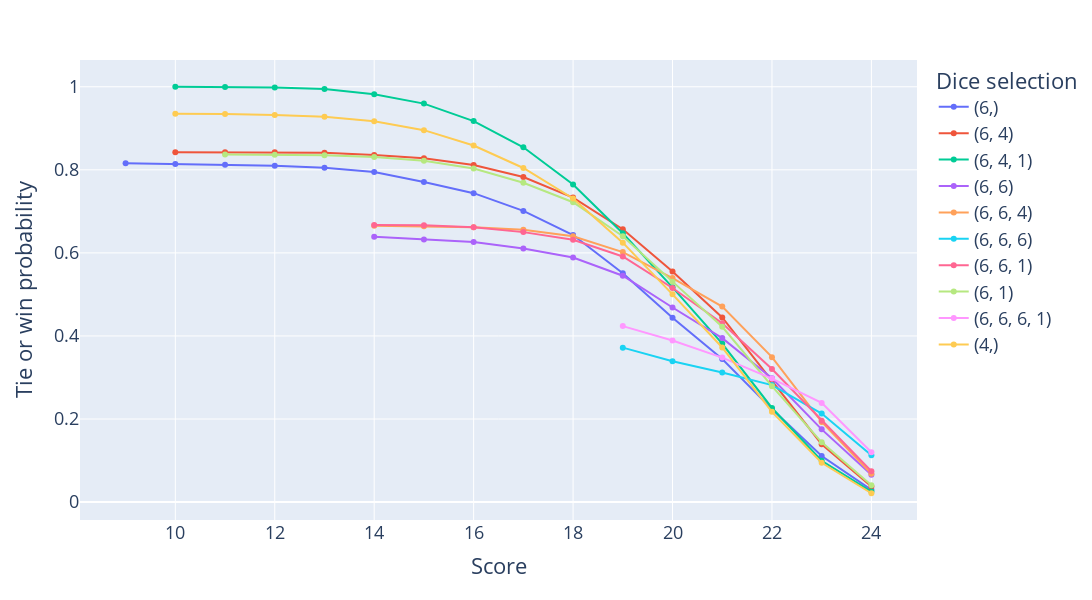

Notebook code for this chart:
### Code cell
df = compute_ccdf_dataframe(samples["Middle"])

fig = px.line(
    df, x="Score", y="Probability", color="Dice selection",
    markers=True, height=600, width=1400
)
fig.update_layout(
    font_size=18,
    yaxis_title="Tie or win probability"
)
fig.show()

### Figure 1 — Plotly figure (JSON) as saved in the notebook; plotly's stock layout.template omitted (floating-point values rounded to 4 significant figures)
{"data": [{"hovertemplate": "Dice selection=(6,)<br>Score=%{x}<br>Probability=%{y}<extra></extra>", "legendgroup": "(6,)", "line": {"color": "#636efa", "dash": "solid"}, "marker": {"symbol": "circle"}, "mode": "markers+lines", "name": "(6,)", "orientation": "v", "showlegend": true, "type": "scatter", "x": [9, 10, 11, 12, 13, 14, 15, 16, 17, 18, 19, 20, 21, 22, 23, 24], "xaxis": "x", "y": [0.816, 0.8143, 0.8122, 0.8099, 0.805, 0.7947, 0.7707, 0.7438, 0.7011, 0.643, 0.5508, 0.4437, 0.3446, 0.2239, 0.111, 0.0295], "yaxis": "y"}, {"hovertemplate": "Dice selection=(6, 4)<br>Score=%{x}<br>Probability=%{y}<extra></extra>", "legendgroup": "(6, 4)", "line": {"color": "#EF553B", "dash": "solid"}, "marker": {"symbol": "circle"}, "mode": "markers+lines", "name": "(6, 4)", "orientation": "v", "showlegend": true, "type": "scatter", "x": [9, 10, 11, 12, 13, 14, 15, 16, 17, 18, 19, 20, 21, 22, 23, 24], "xaxis": "x", "y": [null, 0.8425, 0.8424, 0.8421, 0.8412, 0.8358, 0.8278, 0.8115, 0.7828, 0.7332, 0.657, 0.5551, 0.4447, 0.2916, 0.1394, 0.0373], "yaxis": "y"}, {"hovertemplate": "Dice selection=(6, 4, 1)<br>Score=%{x}<br>Probability=%{y}<extra></extra>", "legendgroup": "(6, 4, 1)", "line": {"color": "#00cc96", "dash": "solid"}, "marker": {"symbol": "circle"}, "mode": "markers+lines", "name": "(6, 4, 1)", "orientation": "v", "showlegend": true, "type": "scatter", "x": [9, 10, 11, 12, 13, 14, 15, 16, 17, 18, 19, 20, 21, 22, 23, 24], "xaxis": "x", "y": [null, 1, 0.9996, 0.998, 0.9944, 0.9818, 0.9594, 0.9174, 0.8543, 0.7645, 0.6475, 0.5171, 0.3818, 0.2266, 0.0994, 0.0254], "yaxis": "y"}, {"hovertemplate": "Dice selection=(6, 6)<br>Score=%{x}<br>Probability=%{y}<extra></extra>", "legendgroup": "(6, 6)", "line": {"color": "#ab63fa", "dash": "solid"}, "marker": {"symbol": "circle"}, "mode": "markers+lines", "name": "(6, 6)", "orientation": "v", "showlegend": true, "type": "scatter", "x": [9, 10, 11, 12, 13, 14, 15, 16, 17, 18, 19, 20, 21, 22, 23, 24], "xaxis": "x", "y": [null, null, null, null, null, 0.6388, 0.6323, 0.6261, 0.6105, 0.589, 0.5449, 0.4685, 0.3948, 0.2981, 0.1751, 0.0661], "yaxis": "y"}, {"hovertemplate": "Dice selection=(6, 6, 4)<br>Score=%{x}<br>Probability=%{y}<extra></extra>", "legendgroup": "(6, 6, 4)", "line": {"color": "#FFA15A", "dash": "solid"}, "marker": {"symbol": "circle"}, "mode": "markers+lines", "name": "(6, 6, 4)", "orientation": "v", "showlegend": true, "type": "scatter", "x": [9, 10, 11, 12, 13, 14, 15, 16, 17, 18, 19, 20, 21, 22, 23, 24], "xaxis": "x", "y": [null, null, null, null, null, 0.6653, 0.6644, 0.6617, 0.6556, 0.6401, 0.602, 0.5395, 0.4707, 0.349, 0.193, 0.0684], "yaxis": "y"}, {"hovertemplate": "Dice selection=(6, 6, 6)<br>Score=%{x}<br>Probability=%{y}<extra></extra>", "legendgroup": "(6, 6, 6)", "line": {"color": "#19d3f3", "dash": "solid"}, "marker": {"symbol": "circle"}, "mode": "markers+lines", "name": "(6, 6, 6)", "orientation": "v", "showlegend": true, "type": "scatter", "x": [9, 10, 11, 12, 13, 14, 15, 16, 17, 18, 19, 20, 21, 22, 23, 24], "xaxis": "x", "y": [null, null, null, null, null, null, null, null, null, null, 0.3719, 0.3391, 0.312, 0.2817, 0.2132, 0.113], "yaxis": "y"}, {"hovertemplate": "Dice selection=(6, 6, 1)<br>Score=%{x}<br>Probability=%{y}<extra></extra>", "legendgroup": "(6, 6, 1)", "line": {"color": "#FF6692", "dash": "solid"}, "marker": {"symbol": "circle"}, "mode": "markers+lines", "name": "(6, 6, 1)", "orientation": "v", "showlegend": true, "type": "scatter", "x": [9, 10, 11, 12, 13, 14, 15, 16, 17, 18, 19, 20, 21, 22, 23, 24], "xaxis": "x", "y": [null, null, null, null, null, 0.6673, 0.6664, 0.6619, 0.65, 0.6316, 0.5914, 0.5154, 0.4305, 0.3205, 0.1961, 0.0741], "yaxis": "y"}, {"hovertemplate": "Dice selection=(6, 1)<br>Score=%{x}<br>Probability=%{y}<extra></extra>", "legendgroup": "(6, 1)", "line": {"color": "#B6E880", "dash": "solid"}, "marker": {"symbol": "circle"}, "mode": "markers+lines", "name": "(6, 1)", "orientation": "v", "showlegend": true, "type": "scatter", "x": [9, 10, 11, 12, 13, 14, 15, 16, 17, 18, 19, 20, 21, 22, 23, 24], "xaxis": "x", "y": [null, null, 0.8366, 0.8365, 0.8351, 0.8306, 0.8217, 0.8033, 0.769, 0.7219, 0.6402, 0.5308, 0.4222, 0.2791, 0.144, 0.0406], "yaxis": "y"}, {"hovertemplate": "Dice selection=(6, 6, 6, 1)<br>Score=%{x}<br>Probability=%{y}<extra></extra>", "legendgroup": "(6, 6, 6, 1)", "line": {"color": "#FF97FF", "dash": "solid"}, "marker": {"symbol": "circle"}, "mode": "markers+lines", "name": "(6, 6, 6, 1)", "orientation": "v", "showlegend": true, "type": "scatter", "x": [9, 10, 11, 12, 13, 14, 15, 16, 17, 18, 19, 20, 21, 22, 23, 24], "xaxis": "x", "y": [null, null, null, null, null, null, null, null, null, null, 0.4237, 0.3889, 0.348, 0.2974, 0.2388, 0.1199], "yaxis": "y"}, {"hovertemplate": "Dice selection=(4,)<br>Score=%{x}<br>Probability=%{y}<extra></extra>", "legendgroup": "(4,)", "line": {"color": "#FECB52", "dash": "solid"}, "marker": {"symbol": "circle"}, "mode": "markers+lines", "name": "(4,)", "orientation": "v", "showlegend": true, "type": "scatter", "x": [9, 10, 11, 12, 13, 14, 15, 16, 17, 18, 19, 20, 21, 22, 23, 24], "xaxis": "x", "y": [null, 0.9347, 0.9344, 0.9319, 0.9275, 0.9171, 0.8955, 0.8585, 0.8044, 0.7311, 0.6246, 0.5002, 0.3722, 0.2173, 0.0946, 0.0213], "yaxis": "y"}], "layout": {"font": {"size": 18}, "height": 600, "legend": {"title": {"text": "Dice selection"}, "tracegroupgap": 0}, "margin": {"t": 60}, "width": 1400, "xaxis": {"anchor": "y", "domain": [0, 1], "title": {"text": "Score"}}, "yaxis": {"anchor": "x", "domain": [0, 1], "title": {"text": "Tie or win probability"}}}}
